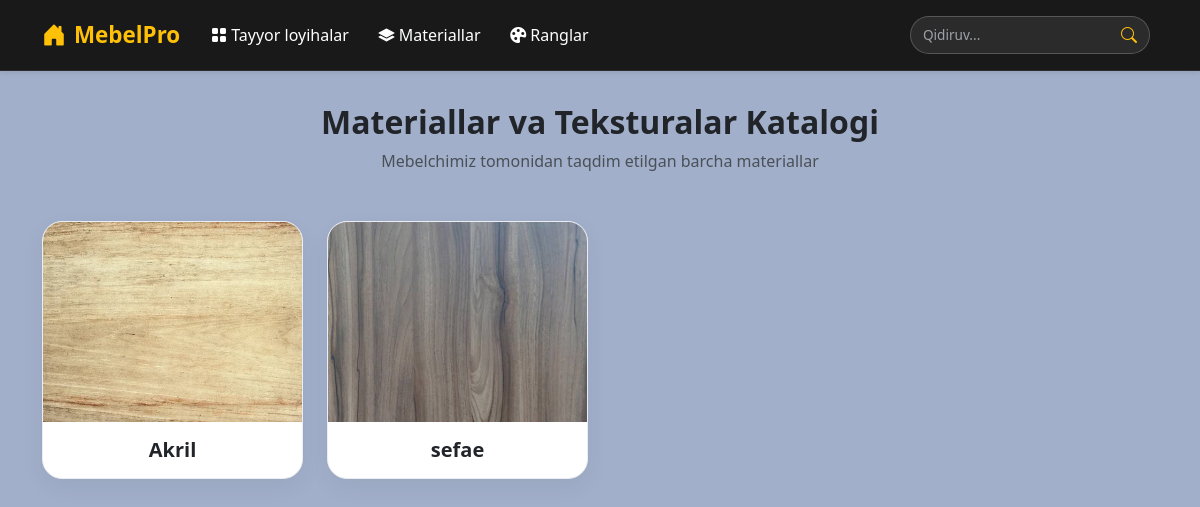
Page /furniture/materials/ on the earlier database version.
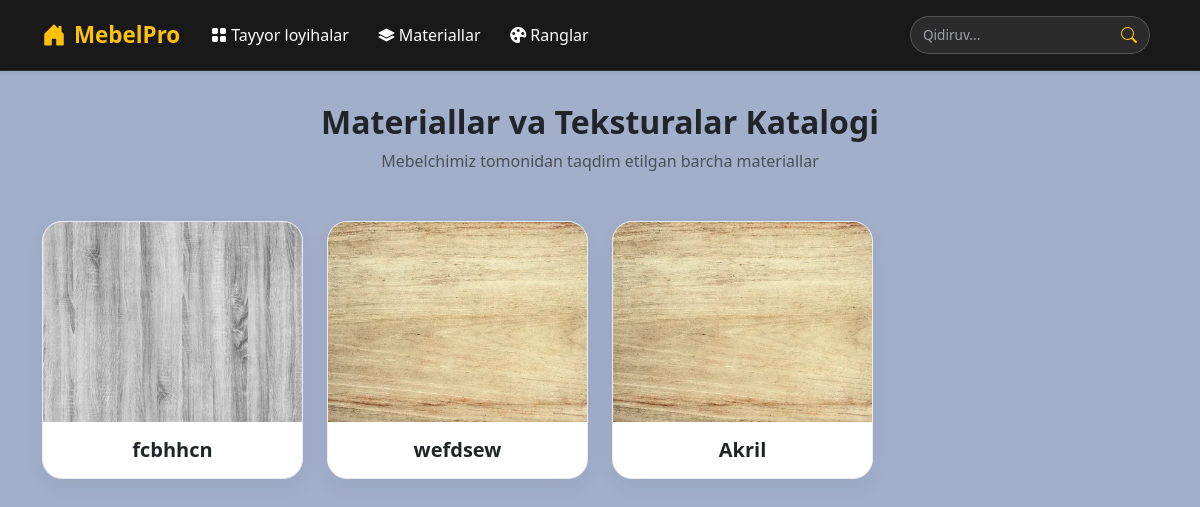
Same page on the later database version.
### furniture/models.py (models this page shows, shortened)
class MaterialTexture(models.Model):
    name = models.CharField(max_length=100, verbose_name="Material yoki tekstura nomi")
    image = models.ImageField(upload_to='textures/', verbose_name="Tekstura rasmi")
    created_at = models.DateTimeField(auto_now_add=True)

### furniture/views.py (the view)
# urls.py: path('materials/', views.client_materials_view, name='client_materials'),
def client_materials_view(request):
    query = request.GET.get('q', '').strip()
    try:
        materials_qs = Material.objects.all().order_by('-created_at')
        textures_qs = MaterialTexture.objects.all().order_by('-created_at')
    except:
        materials_qs = Material.objects.all().order_by('-id')
        textures_qs = MaterialTexture.objects.all().order_by('-id')
    if query:
        materials_qs = materials_qs.filter(name__icontains=query)
        textures_qs = textures_qs.filter(name__icontains=query)
    materials_list = list(materials_qs)
    textures_list = list(textures_qs)
    all_materials = materials_list + textures_list
    return render(request, 'furniture/materials_list.html', {
        'materials': all_materials,
        'query': query
    })

### templates/furniture/materials_list.html (shortened to what this page needs)
{% extends 'catalog_base.html' %}
{% load i18n %}
{% block content %}
<div class="container my-5">
    <div class="text-center mb-5">
        <h2 class="fw-bold" style="color: #212529 !important;">{% trans "Materiallar va Teksturalar Katalogi" %}</h2>
        <p class="mb-0" style="color: #495057 !important; font-weight: 500;">{% trans "Mebelchimiz tomonidan taqdim etilgan barcha materiallar" %}</p>
    </div>
    <div class="row g-4">
        {% for material in materials %}
            <div class="col-md-3 col-sm-6">
                <div class="card border-0 shadow-sm rounded-4 overflow-hidden h-100 bg-white">
                    {% if material.image %}
                        <div class="overflow-hidden" style="height: 200px;">
                            <img src="{{ material.image.url }}" class="card-img-top w-100 h-100" alt="{{ material.name }}" style="object-fit: cover;">
                        </div>
                    {% endif %}
                    <div class="card-body p-3 text-center">
                        <h5 class="fw-bold mb-0" style="color: #212529 !important;">{{ material.name }}</h5>
                    </div>
                </div>
            </div>
        {% empty %}
            <div class="col-12 text-center py-5">
                <p class="text-muted">{% trans "Hozircha materiallar qo'shilmagan." %}</p>
            </div>
        {% endfor %}
    </div>
</div>
{% endblock %}

### templates/catalog_base.html (shortened to what this page needs)
{% load i18n %}
{% load static %}
<!DOCTYPE html>
<html lang="{{ LANGUAGE_CODE }}">
<head>
    <link href="https://cdn.jsdelivr.net/npm/bootstrap@5.3.2/dist/css/bootstrap.min.css" rel="stylesheet">
    <link rel="stylesheet" href="https://cdn.jsdelivr.net/npm/bootstrap-icons@1.11.1/font/bootstrap-icons.css">
    <link rel="stylesheet" href="{% static 'css/catalog.css' %}">
    <link rel="stylesheet" href="{% static 'css/responsive-notebook.css' %}?v=6">
    <link rel="stylesheet" href="{% static 'css/responsive-tablet.css' %}?v=6">
    <link rel="stylesheet" href="{% static 'css/responsive-phone.css' %}?v=6">
</head>
<body>
    {% trans "Rostdan ham tizimdan chiqmoqchimisiz?" as logout_confirm %}
    <nav class="navbar navbar-expand-lg navbar-dark custom-navbar sticky-top shadow-sm">
        <div class="container py-1">
            <a class="navbar-brand fw-bold text-warning d-flex align-items-center me-3" href="{% url 'client_projects' %}">
                <i class="bi bi-house-door-fill me-2 text-warning fs-4"></i>MebelPro
            </a>
            <div class="collapse navbar-collapse" id="clientNavbar">
                <ul class="navbar-nav me-auto mb-2 mb-lg-0 align-items-lg-center">
                    <li class="nav-item">
                        <a class="nav-link" href="{% url 'client_projects' %}">
                            <i class="bi bi-grid-fill"></i> {% trans "Tayyor loyihalar" %}
                        </a>
                    </li>
                    <li class="nav-item">
                        <a class="nav-link" href="{% url 'client_materials' %}">
                            <i class="bi bi-layers-fill"></i> {% trans "Materiallar" %}
                        </a>
                    </li>
                    <li class="nav-item">
                        <a class="nav-link" href="{% url 'client_mdf_colors' %}">
                            <i class="bi bi-palette-fill"></i> {% trans "Ranglar" %}
                        </a>
                    </li>
                </ul>
                <div class="d-flex flex-column flex-lg-row align-items-lg-center gap-2 my-2 my-lg-0">
                    <form class="navbar-search me-lg-2" method="GET" action="">
                        <div class="input-group search-input-group">
                            <input type="text" name="q" class="form-control" placeholder="{% trans 'Qidiruv...' %}" value="{{ request.GET.q|default:'' }}">
                            <button class="btn btn-search" type="submit" title="{% trans 'Qidirish' %}">
                                <i class="bi bi-search"></i>
                            </button>
                        </div>
                    </form>
                </div>
            </div>
        </div>
    </nav>
    <main>
        {% block content %}
        {% endblock %}
    </main>
</body>
</html>

### static/css/catalog.css (style rules this page uses)
html, body, body.bg-light { background-color: #96aad567 !important; margin: 0 !important; padding: 0 !important; }
nav.navbar, .custom-navbar { margin-bottom: 0 !important; border-bottom: 1px solid rgba(255, 255, 255, 0.08) !important; }
main { margin-top: 0 !important; padding-top: 0 !important; background-color: #4b566c38 !important; min-height: 100vh; }
main > .container, main .container.my-5 { margin-top: 0 !important; padding-top: 2rem !important; }
main h2, main .text-dark { color: #ffffff !important; }
.card { background: #ffffff !important; border: 1px solid #eaedf1 !important; border-radius: 20px !important; overflow: hidden !important; transition: all 0.35s cubic-bezier(0.165, 0.84, 0.44, 1) !important; box-shadow: 0 6px 18px rgba(0, 0, 0, 0.04) !important; }
.card img, .card-img-top { transition: transform 0.5s ease !important; }
.custom-navbar { background: rgba(18, 18, 18, 0.96) !important; backdrop-filter: blur(12px) !important; -webkit-backdrop-filter: blur(12px) !important; }
.navbar-brand { font-size: 1.4rem !important; color: #ffc107 !important; }
.navbar-nav .nav-link { color: #ffffff !important; font-weight: 500 !important; padding: 0.5rem 0.8rem !important; border-radius: 8px !important; transition: all 0.3s ease !important; margin: 0 2px !important; }
.navbar-search { width: 240px !important; }
.search-input-group { background: rgba(255, 255, 255, 0.08) !important; border: 1px solid rgba(255, 255, 255, 0.2) !important; border-radius: 20px !important; overflow: hidden !important; display: flex !important; align-items: center !important; }
.search-input-group .form-control { background: transparent !important; border: none !important; color: #ffffff !important; font-size: 0.85rem !important; padding: 0.35rem 0.75rem !important; box-shadow: none !important; }
.search-input-group .form-control::placeholder { color: #a1a1aa !important; }
.search-input-group .btn-search { background: transparent !important; border: none !important; color: #ffc107 !important; padding: 0.35rem 0.75rem !important; }
main .card.border-0.shadow-sm.rounded-4 { border: 1px solid #eaedf1 !important; box-shadow: 0 8px 25px rgba(0, 0, 0, 0.05) !important; transition: all 0.3s ease !important; }

### static/css/responsive-notebook.css (style rules this page uses)
body { max-width: 100%; overflow-x: clip; }

Differences in the rows shown:
removed MaterialTexture: image (picture), name "sefae"
added MaterialTexture: image (picture), name "fcbhhcn"
added MaterialTexture: image (picture), name "wefdsew"
